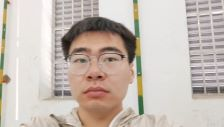
%> input picture TinyMaix/tools/test.jpg, 224 x 127 px
$ octave pic2c.m   (GNU Octave 9; MATLAB toolbox functions it lacks are replaced by stand-ins)
%> lines starting %> are read from the running program, lines starting %| are printed output that depends on the picture
pic = zeros(224,224,3);
pic = uint8(pic);
pic(50:176,1:224,1:3) = imread('test.jpg');
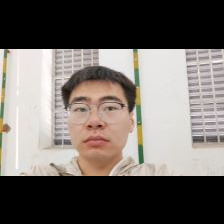
%> pic: size 224x224x3 uint8; mean R, G, B 112.3, 106, 101.3

drawRectangleFrame(pic,[64,64],[80,104]);
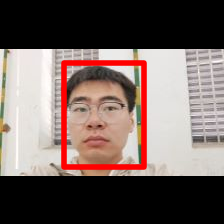
%> figure redrawn from the program's plot data

fid=fopen('picture.c','w');
fprintf(fid,"const unsigned char pic[%d*%d*%d]={\\\n",size(pic,1),size(pic,2),size(pic,3));
for y=1:size(pic,1)
    for x=1:size(pic,2)
        for c=1:size(pic,3)
            fprintf(fid,'%3d,',pic(y,x,c));
        end
        fprintf(fid,' ');
    end
   fprintf(fid,'\n');
end
fprintf(fid,'};\n');
fclose(fid);
function [drawRectangleImage] = drawRectangleFrame(image,windowLocation,windowSize)
[row,col] = size(image); % 输入图像尺寸
x = windowLocation(1);
y = windowLocation(2);
height = windowSize(2);
width = windowSize(1);
if((x<=row && y<=col)&&(height<=row && width<=col))
    disp('矩形框合法！');
    figure;imshow(image);
    hold on
    drawRectangleImage = rectangle('Position',[x,y,width,height],'LineWidth',4,'EdgeColor','r');
    hold off


else
    disp('矩形框不合法！');

end
end
